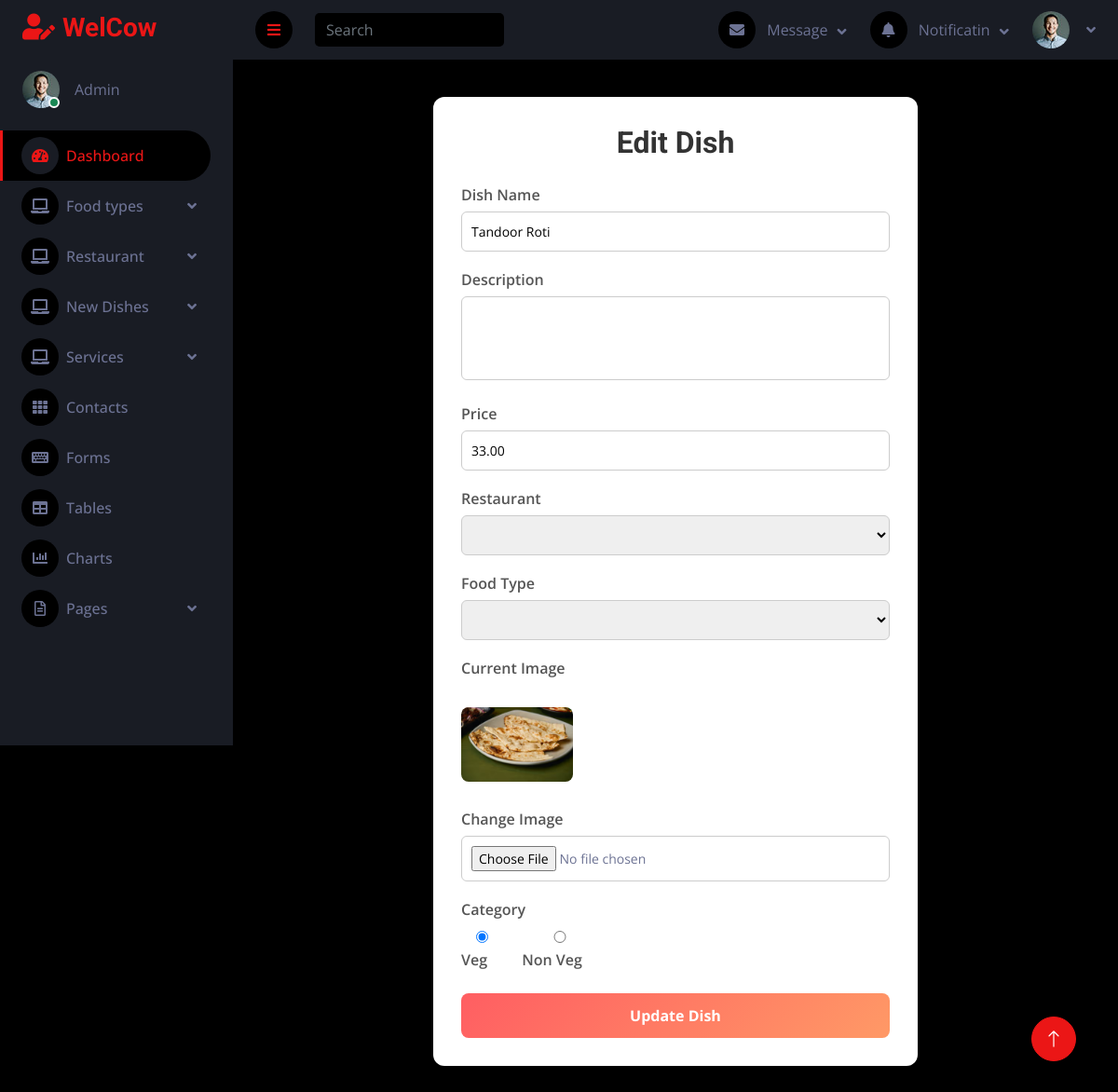
The app's page /mainapp/edit_dish/4/ with its own data.
### mainapp/models.py (models this page shows, shortened)
class dishesDb(models.Model):
    name=models.CharField(max_length=100)
    description=models.TextField()
    price=models.DecimalField(max_digits=10, decimal_places=2)
    food_type=models.CharField(max_length=100)
    restaurant=models.CharField(max_length=100)
    dish_image=models.ImageField(upload_to='dish_images/')
    veg_nonveg=models.CharField(max_length=10,default='veg')

### mainapp/views.py (the view)
# urls.py: path('edit_dish/<int:dish_id>/',views.edit_dish,name='edit_dish'),
def edit_dish(request,dish_id):
    dish=dishesDb.objects.get(id=dish_id)
    return render(request,'edit_dishes.html',{'dish':dish})

### mainapp/templates/edit_dishes.html (shortened to what this page needs)
{% extends "dashboard.html" %}
{% block content %}
<div class="form-card">
    <h2>Edit Dish</h2>
    <form method="POST" enctype="multipart/form-data"
          action="{% url 'update_dish' dish.id %}">
        <div class="form-group">
            <label>Dish Name</label>
            <input type="text" name="name" value="{{ dish.name }}" required>
        </div>
        <div class="form-group">
            <label>Description</label>
            <textarea name="description">{{ dish.description }}</textarea>
        </div>
        <div class="form-group">
            <label>Price</label>
            <input type="number" step="0.01" name="price"
                   value="{{ dish.price }}" required>
        </div>
        <div class="form-group">
            <label>Restaurant</label>
            <select name="restaurant" required>
            </select>
        </div>
        <div class="form-group">
            <label>Food Type</label>
            <select name="food_type">
            </select>
        </div>
        <div class="form-group">
            <label>Current Image</label><br>
            {% if dish.dish_image %}
                <img src="{{ dish.dish_image.url }}" width="120"
                     style="border-radius:8px; margin-bottom:10px;">
            {% else %}
                <p>No image uploaded</p>
            {% endif %}
        </div>
        <div class="form-group">
            <label>Change Image</label>
            <input type="file" name="dish_image" accept="image/*">
        </div>
        <div class="form-group">
            <label>Category</label>
            <div style="display:flex; gap:20px;">
                <label>
                    <input type="radio" name="veg_nonveg" value="veg"
                        {% if dish.veg_nonveg == 'veg' %}checked{% endif %}>
                    Veg
                </label>
                <label>
                    <input type="radio" name="veg_nonveg" value="non_veg"
                        {% if dish.veg_nonveg == 'non_veg' %}checked{% endif %}>
                    Non Veg
                </label>
            </div>
        </div>
        <button type="submit" class="btn-submit">Update Dish</button>
    </form>
</div>
{% endblock %}

### mainapp/static/dashboard/css/style.css (style rules this page uses)
:root { --primary: #EB1616; --secondary: #191C24; --light: #6C7293; --dark: #000000; }

### mainapp/templates/edit_dishes.html (style rules this page uses)
.form-card { max-width: 520px; margin: 40px auto; background: #ffffff; padding: 30px; border-radius: 12px; box-shadow: 0 10px 25px rgba(0,0,0,0.15); }
.form-card h2 { text-align: center; margin-bottom: 25px; color: #333; }
.form-group { margin-bottom: 18px; }
label { display: block; font-weight: 600; margin-bottom: 6px; color: #555; }
input, textarea, select { width: 100%; padding: 10px; border-radius: 6px; border: 1px solid #ccc; font-size: 14px; }
textarea { resize: none; height: 90px; }
.btn-submit { width: 100%; padding: 12px; background: linear-gradient(135deg, #ff5e62, #ff9966); border: none; color: white; font-size: 16px; font-weight: bold; border-radius: 8px; cursor: pointer; }

### records on screen
dishesDb: name "Tandoor Roti", price "33.00", dish_image (picture), veg_nonveg "☑ Veg", veg_nonveg "☐ Non Veg"
